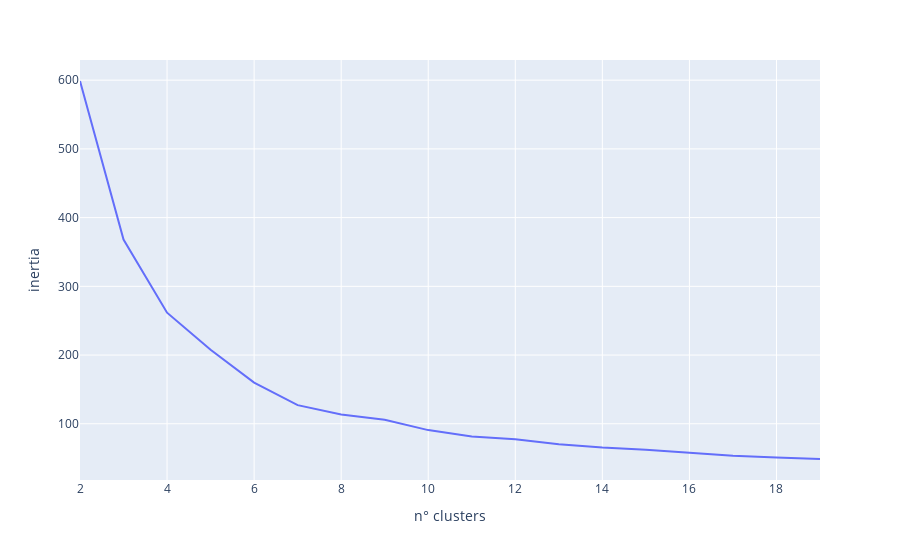

Here is the notebook cell this chart was saved with:
### Markdown cell above
**Respuesta:**

### Code cell
pipeline = Pipeline([
    ('lrmfp_transformer', lrmfp_transformer),
    ('column_transformer', column_transformer)
])

transformed_data_2 = pipeline.fit_transform(df_retail)

intertias = [
    [i, KMeans(n_clusters=i, random_state=0, n_init= 'auto').fit(transformed_data_2).inertia_]
    for i in range(2, 20)
]

intertias = pd.DataFrame(intertias, columns=["n° clusters", "inertia"])
px.line(intertias, x='n° clusters', y='inertia')

### Figure 1 — Plotly figure (JSON) as saved in the notebook; plotly's stock layout.template omitted (floating-point values rounded to 4 significant figures)
{"data": [{"hovertemplate": "n° clusters=%{x}<br>inertia=%{y}<extra></extra>", "legendgroup": "", "line": {"color": "#636efa", "dash": "solid"}, "marker": {"symbol": "circle"}, "mode": "lines", "name": "", "orientation": "v", "showlegend": false, "type": "scatter", "x": [2, 3, 4, 5, 6, 7, 8, 9, 10, 11, 12, 13, 14, 15, 16, 17, 18, 19], "xaxis": "x", "y": [598.8, 368.2, 261.6, 207.6, 159.8, 127.1, 113.4, 106.0, 90.77, 81.51, 77.6, 70.31, 65.48, 62.38, 57.7, 53.32, 50.92, 48.74], "yaxis": "y"}], "layout": {"legend": {"tracegroupgap": 0}, "margin": {"t": 60}, "xaxis": {"anchor": "y", "domain": [0, 1], "title": {"text": "n° clusters"}}, "yaxis": {"anchor": "x", "domain": [0, 1], "title": {"text": "inertia"}}}}
